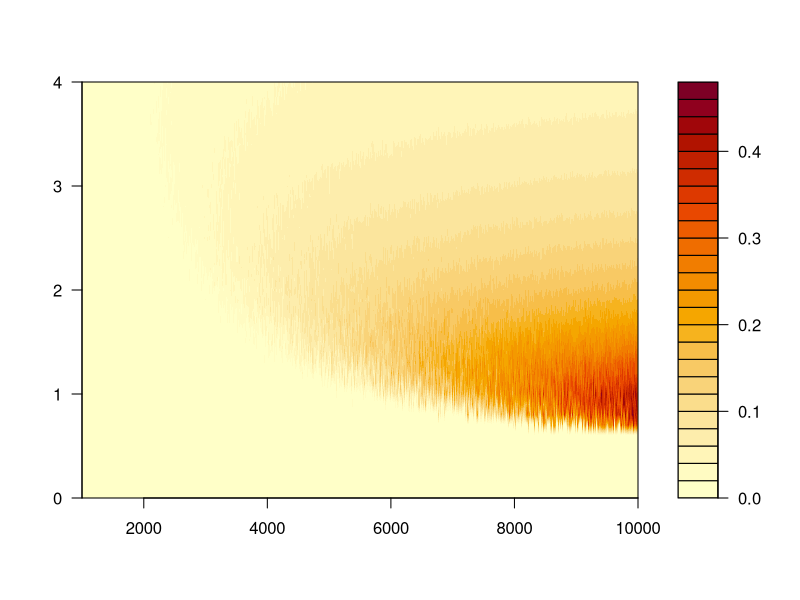

Write R code to recreate this figure.
growth <- function(x, kappa) {
    return(1 + exp( - x / kappa * log(2)))
}

pop <- function(x, kappa) {
    return(exp(-x / kappa * log(2)))
}

evolve <- function(N, S, Food, kappa_g, kappa_d) {
    Fper <- Food / (N * S)
    Np <- N * pop(Fper, kappa_d)
    Sp <- S * growth(Fper, kappa_g)
    return(c(Np, Sp))
}

kappa_d <- .5
kappa_g <- 1
Food <- 2500

N0 <- seq(1000, 10000, 10)
S0 <- seq(0, 4, .1)

N12 <- array(dim = c(length(N0), length(S0)), 0)

for (i in 1:length(N0))
{
    for (j in 1:length(S0))
    {
        out <- c(N0[i], S0[j])
        for (t in 1:5)
        {
            Food <- runif(1, 2000, 3000)
            out <- evolve(out[1], out[2], Food, kappa_g, kappa_d)
        }
        if (out[2] > 12 & out[1] > 1)
        {
            N12[i, j] <- out[1] / (N0[i] * S0[j] ^ 2)
        }
    }
}


filled.contour(N0, S0, N12)
